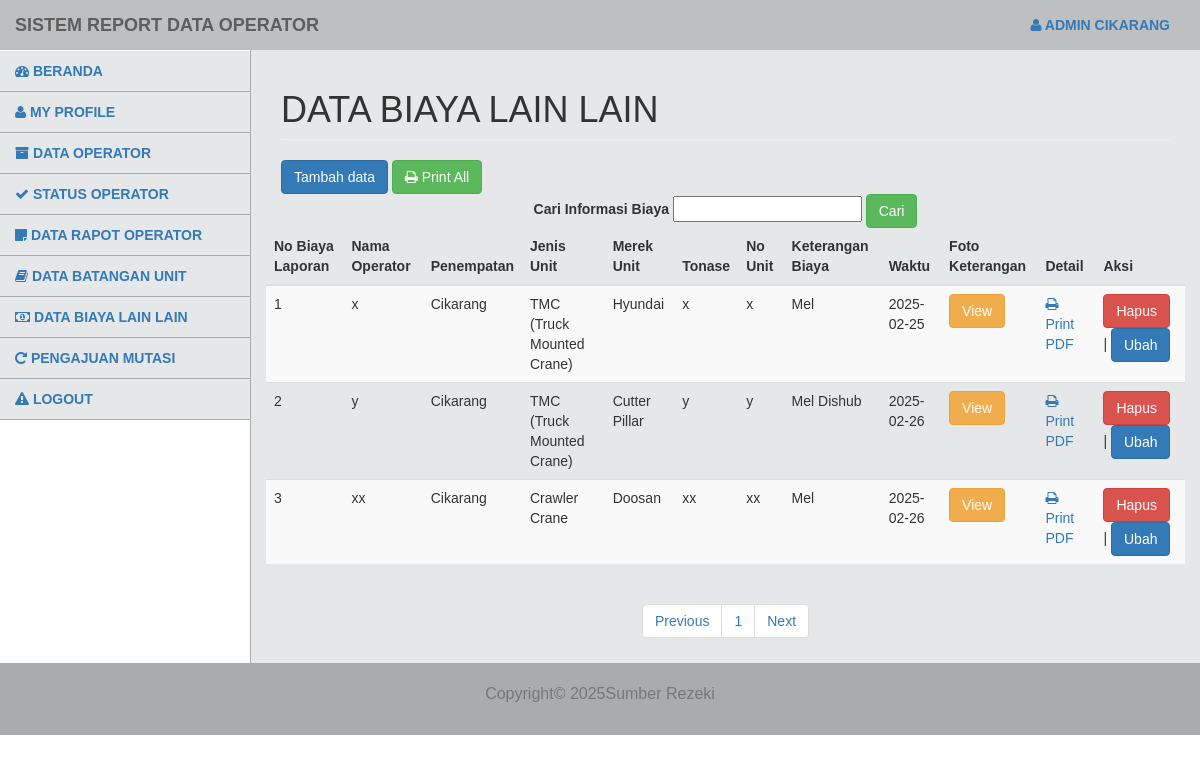
Screenshot of /petugas/index.php?m=biayaLain&s=awal (signed in) with the database file from the repository.
### tables this page shows
CREATE TABLE `tb_petugas` (
  `id_petugas` int(11) NOT NULL,
  `username` varchar(255) NOT NULL,
  `password` varchar(255) NOT NULL,
  `nama` varchar(255) NOT NULL,
  `telepon` varchar(255) NOT NULL,
  `cabang` varchar(255) NOT NULL
);

CREATE TABLE `tb_lain_lain` (
  `id_biaya` int(11) NOT NULL,
  `nama_operator` varchar(255) NOT NULL,
  `penempatan` varchar(255) NOT NULL,
  `jenis_unit` varchar(255) NOT NULL,
  `merek_unit` varchar(255) NOT NULL,
  `tonase` varchar(255) NOT NULL,
  `no_unit` varchar(255) NOT NULL,
  `keterangan_biaya` varchar(255) NOT NULL,
  `waktu` varchar(255) NOT NULL,
  `foto_keterangan` varchar(255) NOT NULL
);

### petugas/modul/biayaLain/paging.php (the view, shortened to what this page needs)
<?php
include '../koneksi.php';
$cabang_admin = $_SESSION['cabanginv2'];
$batas = 5;
$halaman = isset($_GET['halaman']) ? (int)$_GET['halaman'] : 1;
$halaman_awal = ($halaman > 1) ? ($halaman * $batas) - $batas : 0;
$query_count = "SELECT COUNT(*) as total FROM tb_lain_lain WHERE penempatan = ?";
$stmt_count = mysqli_prepare($koneksi, $query_count);
mysqli_stmt_bind_param($stmt_count, 's', $cabang_admin);
mysqli_stmt_execute($stmt_count);
$result_count = mysqli_stmt_get_result($stmt_count);
$row_count = mysqli_fetch_assoc($result_count);
$jumlah_data = $row_count['total'];
$total_halaman = ceil($jumlah_data / $batas);
if (isset($_POST['go'])) {
    $cari = mysqli_real_escape_string($koneksi, $_POST['cari']);
    $query_data = "SELECT * FROM tb_lain_lain WHERE penempatan = ?
                   AND (nama_operator LIKE ? OR no_unit LIKE ?) LIMIT ?, ?";
    $stmt_data = mysqli_prepare($koneksi, $query_data);
    $search_term = "%" . $cari . "%";
    mysqli_stmt_bind_param($stmt_data, 'ssssi', $cabang_admin, $search_term, $search_term, $halaman_awal, $batas);
} else {
    $query_data = "SELECT * FROM tb_lain_lain WHERE penempatan = ? LIMIT ?, ?";
    $stmt_data = mysqli_prepare($koneksi, $query_data);
    mysqli_stmt_bind_param($stmt_data, 'sii', $cabang_admin, $halaman_awal, $batas);
}
mysqli_stmt_execute($stmt_data);
$result_data = mysqli_stmt_get_result($stmt_data);
$nomor = $halaman_awal + 1;
while ($row = mysqli_fetch_assoc($result_data)): ?>
    <tr>
        <td><?php echo $nomor++; ?></td>
        <td><?php echo htmlspecialchars($row['nama_operator']); ?></td>
        <td><?php echo htmlspecialchars($row['penempatan']); ?></td>
        <td><?php echo htmlspecialchars($row['jenis_unit']); ?></td>
        <td><?php echo htmlspecialchars($row['merek_unit']); ?></td>
        <td><?php echo htmlspecialchars($row['tonase']); ?></td>
        <td><?php echo htmlspecialchars($row['no_unit']); ?></td>
        <td><?php echo htmlspecialchars($row['keterangan_biaya']); ?></td>
        <td><?php echo htmlspecialchars($row['waktu']); ?></td>
        <td>
            <a href="?m=biayaLain&s=detail_foto&id_biaya=<?php echo $row['id_biaya']; ?>">
                <button class="btn btn-warning">View</button>
            </a>
        </td>
        <td>
            <a href="?m=biayaLain&s=export_pdf&id_biaya=<?php echo $row['id_biaya']; ?>">
                <i class="fa fa-print"></i> Print PDF
            </a>
        </td>
        <td>
            <a href="?m=biayaLain&s=hapus&id_biaya=<?php echo $row['id_biaya'];?>"
               onclick="return confirm('Yakin Akan dihapus?')">
               <button class="btn btn-danger">Hapus</button>
            </a> |
            <a href="?m=biayaLain&s=ubah&id_biaya=<?php echo $row['id_biaya'];?>"
                onclick="return confirm('Yakin Akan diubah?')">
               <button class="btn btn-primary">Ubah</button>
            </a>
        </td>
    </tr>
<?php endwhile; ?>

### petugas/modul/biayaLain/title.php (shortened to what this page needs)
<!DOCTYPE html>
<html>
  <head>
    <link href="../vendor/css/bootstrap/bootstrap.min.css" rel="stylesheet">
     <link href="../vendor/css/bootstrap/bootstrap.css" rel="stylesheet">
    <link href="../vendor/font-awesome/css/font-awesome.min.css" rel="stylesheet" type="text/css">
    <link href="../css/tampilanadmin.css" rel="stylesheet">
  </head>
  <body>
    <div id="wrapper">
      <nav class="navbar navbar-default navbar-static-top" role="navigation" style="margin-bottom: 0">
          <div class="navbar-header">
            <a class="navbar-brand">Sistem Report Data Operator</a>
          </div>
          <?php
          $id = $_SESSION['idinv2'];
           include '../koneksi.php';
           $sql = "SELECT * FROM tb_petugas WHERE id_petugas = '$id'";
           $query = mysqli_query($koneksi, $sql);
            $r = mysqli_fetch_array($query);
           ?>
            <ul class="nav navbar-top-links navbar-right">
            <li class="dropdown">
              <a class="dropdown-toggle" data-toggle="dropdown" href="#">
              <i class="fa fa-user"></i> <?php echo $r['nama']; ?>
              </a>
            </li>
          </ul>
        <div class="navbar-default sidebar" role="navigation">
          <div class="sidebar-nav navbar-collapse">
          <ul class="nav" id="side-menu">
              <li><a href="?m=awal.php"><i class="fa fa-dashboard"></i> Beranda</a></li>
              <li><a href="?m=my_profile&s=awal"><i class="fa fa-user"></i> My Profile</a></li>
              <li><a href="?m=operator&s=awal"><i class="fa fa-archive"></i> Data Operator</a></li>
              <li><a href="?m=statusOperator&s=awal"><i class="fa fa-check"></i> Status Operator</a></li>
              <li><a href="?m=rapot_opr&s=awal"><i class="fa fa-sticky-note"></i> Data Rapot Operator</a></li>
              <li><a href="?m=batanganUnit&s=awal"> <i class="fa fa-book"></i> Data Batangan Unit</a></li>
              <li><a href="?m=biayaLain&s=awal"> <i class="fa fa-money"></i> Data Biaya Lain Lain</a></li>
              <li><a href="?m=mutasi&s=awal"> <i class="fa fa-rotate-right"></i> Pengajuan Mutasi</a></li>
              <li><a href="logout.php" onclick="return confirm('yakin ingin logout?')"><i class="fa fa-warning"></i> Logout</a></li>
            </ul>
          </div>
        </div>
      </nav>
</div>
      <div id="page-wrapper">
        <div class="row">
          <div class="col-lg-12">
            <h1 class="page-header">Data Biaya Lain Lain</h1>
          </div>
        </div>
<button type="button" class="btn btn-primary" data-toggle="modal" data-target="#exampleModalCenter">
  Tambah data
</button>
<a href="?m=biayaLain&s=export_pdf&print=all" class="btn btn-success">
  <i class="fa fa-print"></i> Print All
</a>
  <center>
    <form action="" method="POST">
    <label>Cari Informasi Biaya</label>
    <input type="text" name="cari"> <button type="submit" name="go" class="btn btn-success">Cari</button>
  </form>
</center>
                              <div class="row">
                                <div class="table-responsive table--no-card m-b-30">
                                    <table class="table table-borderless table-striped table-earning">
                                        <thead>
                                            <tr>
                                 <th>No Biaya Laporan</th>
                                 <th>Nama Operator</th>
                                 <th>Penempatan</th>
                                 <th>Jenis Unit</th>
                                 <th>Merek Unit</th>
                                 <th>Tonase</th>
                                 <th>No Unit</th>
                                 <th>Keterangan Biaya</th>
                                 <th>Waktu</th>
                                 <th>Foto Keterangan</th>
                                 <th>Detail</th>
                                 <th>Aksi</th>
                                            </tr>
                                          </thead>
                                        <tbody>
                                           <?php
                                            include 'paging.php';
                                            ?>
                                        </tbody>
                                    </table>
                                  <center>
                                      <ul class="pagination justify-content-center">
                                          <li class="page-item">
                                              <a class="page-link" <?php if ($halaman > 1) { echo "href='?m=biayaLain&s=awal&halaman=$previous'"; } ?>>Previous</a>
                                          </li>
                                          <?php
                                          for ($x = 1; $x <= $total_halaman; $x++) {
                                              echo "<li class='page-item'><a class='page-link' href='?m=biayaLain&s=awal&halaman=$x'>$x</a></li>";
                                          }
                                          ?>
                                          <li class="page-item">
                                              <a class="page-link" <?php if ($halaman < $total_halaman) { echo "href='?m=biayaLain&ss=awal&halaman=$next'"; } ?>>Next</a>
                                          </li>
                                      </ul>
                                  </center>
                                </div>
                            </div>
      </div>
    <footer class="text-center">
      <div class="footer-below">
        <div class="container">
          <div class="row">
            <div class="col-lg-12">
            <p class="text-muted" style="font-size: 16px;">Copyright&copy; <script>document.write(new Date().getFullYear());</script>Sumber Rezeki</p>
            </div>
          </div>
        </div>
      </div>
    </footer>
  </body>
</html>

### css/tampilanadmin.css (style rules this page uses)
body { font-family: Arial, sans-serif; }
p { font-size: 15px; }
h1 { text-transform: uppercase; font-weight: 500; }
#wrapper { width: 100%; }
#page-wrapper { padding: 0 15px; min-height: 568px; background-color: #E6E7E8; }
@media (min-width: 768px) { #page-wrapper { position: inherit; margin: 0 0 0 250px; padding: 0 30px; border-left: 1px solid #A9ABAE; } }
.navbar { background-color: #BDBFC1; font-weight: 700; font-family: arial; text-transform: uppercase; border: none; }
.navbar-top-links { margin-right: 0; }
.navbar-top-links li { display: inline-block; }
.navbar-top-links li:last-child { margin-right: 15px; }
.navbar-top-links li a { padding: 15px; min-height: 50px; }
.sidebar { background-color: #E6E7E8; }
.sidebar .sidebar-nav.navbar-collapse { padding-left: 0; padding-right: 0; }
.sidebar ul li { border-bottom: 1px solid #A9ABAE; }
@media (min-width: 768px) { .sidebar { z-index: 1; position: absolute; width: 250px; margin-top: 51px; } }
@media (min-width: 768px) { .navbar-top-links { margin-left: auto; } }
footer { color: black; font-size: 15px; }
footer .footer-below { padding: 20px 0; background-color: #A9ABAE; }

### rows the page displays
tb_petugas: nama "ADMIN CIKARANG"
tb_lain_lain: nama_operator "x", penempatan "Cikarang", jenis_unit "TMC (Truck Mounted Crane)", merek_unit "Hyundai", tonase "x", no_unit "x", keterangan_biaya "Mel", waktu "2025-02-25"
tb_lain_lain: nama_operator "y", penempatan "Cikarang", jenis_unit "TMC (Truck Mounted Crane)", merek_unit "Cutter Pillar", tonase "y", no_unit "y", keterangan_biaya "Mel Dishub", waktu "2025-02-26"
tb_lain_lain: nama_operator "xx", penempatan "Cikarang", jenis_unit "Crawler Crane", merek_unit "Doosan", tonase "xx", no_unit "xx", keterangan_biaya "Mel", waktu "2025-02-26"
